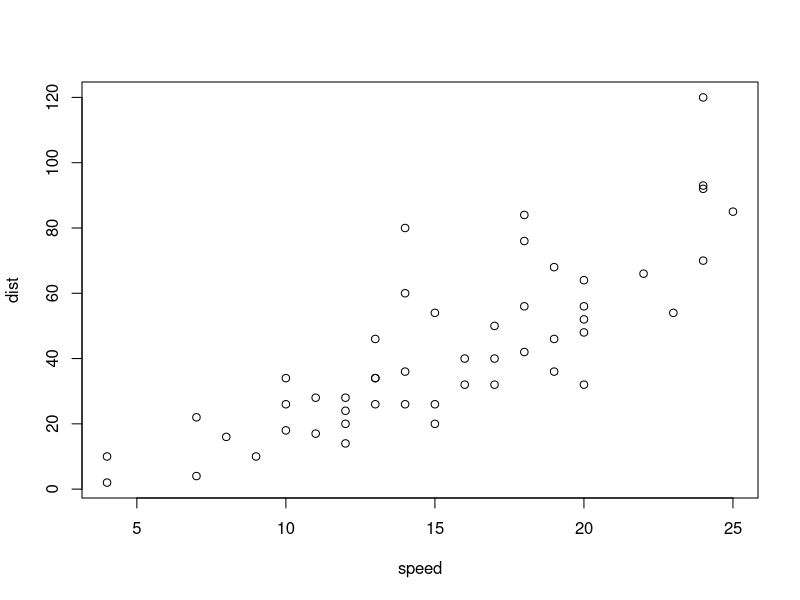
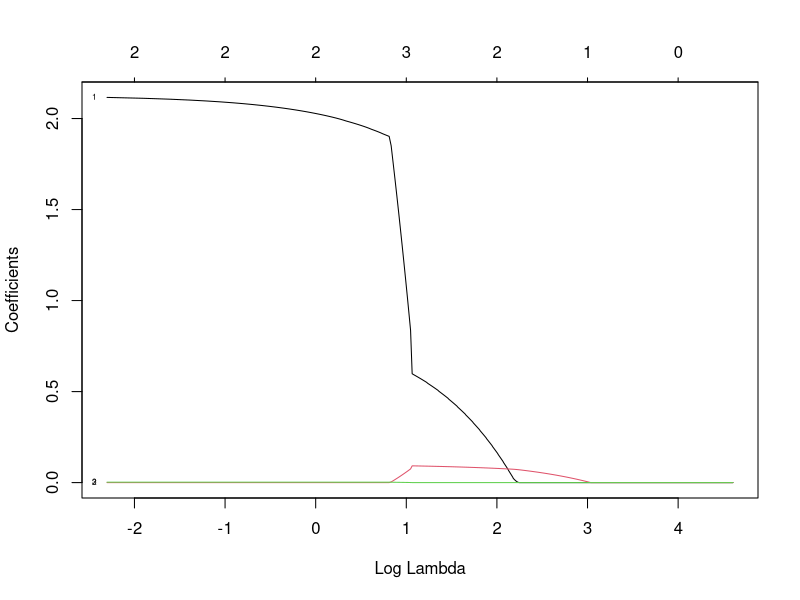
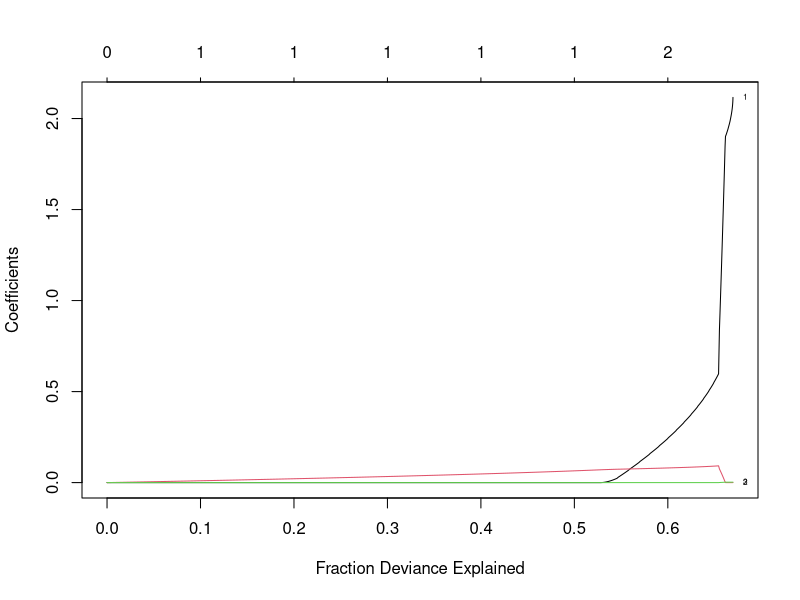
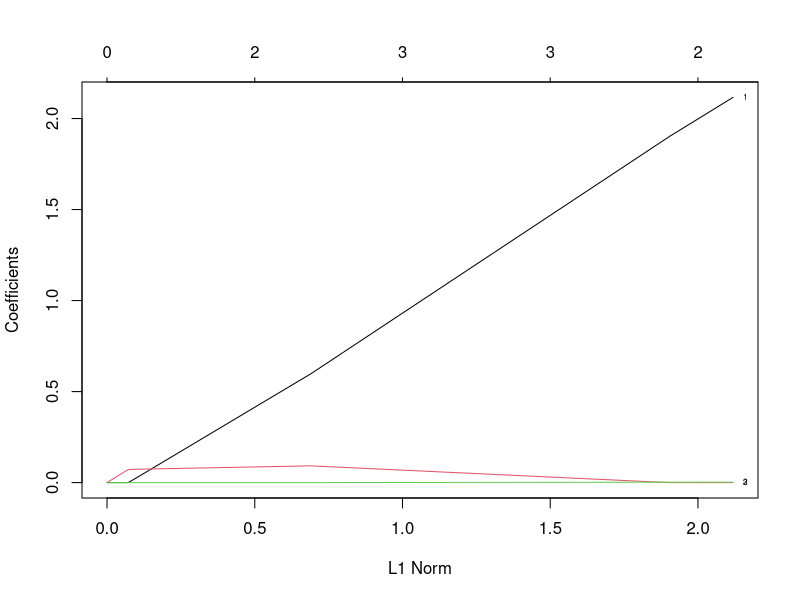
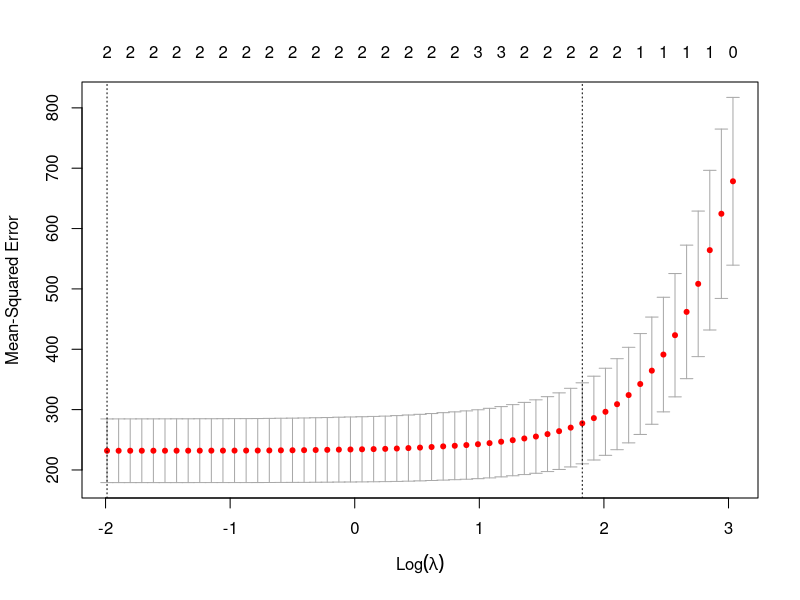

These charts were generated, in order, by the following R code:
library("glmnet")
library("dplyr")

d <- cars 
plot(cars)

d <- mutate(d, speed2=speed^2,
            speed3=speed^3)
glimpse(d)
cor(d)

model <- lm(data=d, 
  dist~speed+speed2+speed3)
summary(model)

# (!) from biggest to lowest
lambdas <- seq(from=100,
               to=0.1,
               by=-0.05)
head(lambdas)
tail(lambdas)

y <- d$dist
X0 <- model.matrix(data=d, 
    dist~0+speed+speed2+speed3)
head(X0)

help("glmnet")
model_lasso <- glmnet(x=X0,
      y=y,
      alpha=1,
      lambda=lambdas)
coef(model_lasso, s=c(100,10,1,0.1))
summary(model)

plot(model_lasso, 
     xvar="lambda",
     label=TRUE)

plot(model_lasso, 
     xvar="dev",
     label=TRUE)

plot(model_lasso, 
     xvar="norm",
     label=TRUE)

cv_result <- cv.glmnet(x=X0,
                       y=y,
                       alpha=1)
plot(cv_result)
# оценка лямба методом кросс-валидации
cv_result$lambda.min

# консервативная оценка лямбда 
cv_result$lambda.1se


coef(cv_result,
     s="lambda.1se")
coef(cv_result,
     s="lambda.min")


